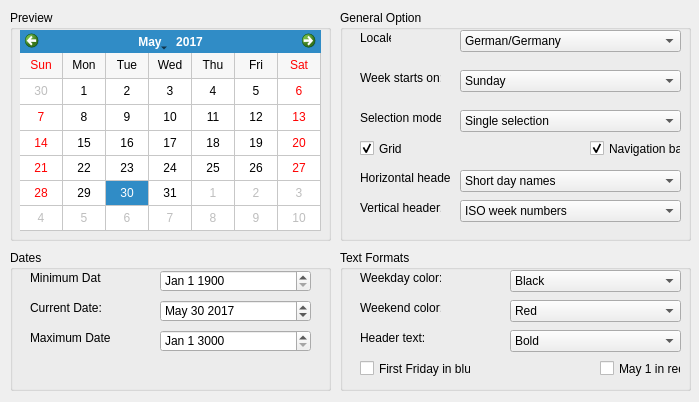
<?xml version="1.0" encoding="UTF-8"?>
<ui version="4.0">
 <class>Frame</class>
 <widget class="QFrame" name="Frame">
  <property name="geometry">
   <rect>
    <x>0</x>
    <y>0</y>
    <width>699</width>
    <height>402</height>
   </rect>
  </property>
  <property name="windowTitle">
   <string>Frame</string>
  </property>
  <widget class="QGroupBox" name="groupBox">
   <property name="geometry">
    <rect>
     <x>10</x>
     <y>10</y>
     <width>321</width>
     <height>231</height>
    </rect>
   </property>
   <property name="title">
    <string>Preview</string>
   </property>
   <widget class="QCalendarWidget" name="calendarWidget">
    <property name="geometry">
     <rect>
      <x>10</x>
      <y>20</y>
      <width>301</width>
      <height>201</height>
     </rect>
    </property>
    <property name="mouseTracking">
     <bool>false</bool>
    </property>
    <property name="tabletTracking">
     <bool>false</bool>
    </property>
    <property name="focusPolicy">
     <enum>Qt::StrongFocus</enum>
    </property>
    <property name="contextMenuPolicy">
     <enum>Qt::DefaultContextMenu</enum>
    </property>
    <property name="acceptDrops">
     <bool>false</bool>
    </property>
    <property name="autoFillBackground">
     <bool>true</bool>
    </property>
    <property name="locale">
     <locale language="English" country="UnitedStates"/>
    </property>
    <property name="selectedDate">
     <date>
      <year>2017</year>
      <month>5</month>
      <day>30</day>
     </date>
    </property>
    <property name="gridVisible">
     <bool>true</bool>
    </property>
    <property name="selectionMode">
     <enum>QCalendarWidget::SingleSelection</enum>
    </property>
    <property name="horizontalHeaderFormat">
     <enum>QCalendarWidget::ShortDayNames</enum>
    </property>
    <property name="verticalHeaderFormat">
     <enum>QCalendarWidget::NoVerticalHeader</enum>
    </property>
    <property name="navigationBarVisible">
     <bool>true</bool>
    </property>
    <property name="dateEditEnabled">
     <bool>true</bool>
    </property>
   </widget>
  </widget>
  <widget class="QGroupBox" name="groupBox_2">
   <property name="geometry">
    <rect>
     <x>10</x>
     <y>250</y>
     <width>321</width>
     <height>141</height>
    </rect>
   </property>
   <property name="title">
    <string>Dates</string>
   </property>
   <widget class="QLabel" name="label">
    <property name="geometry">
     <rect>
      <x>20</x>
      <y>20</y>
      <width>71</width>
      <height>16</height>
     </rect>
    </property>
    <property name="text">
     <string>Minimum Date:</string>
    </property>
   </widget>
   <widget class="QLabel" name="label_2">
    <property name="geometry">
     <rect>
      <x>20</x>
      <y>50</y>
      <width>71</width>
      <height>16</height>
     </rect>
    </property>
    <property name="text">
     <string>Current Date:</string>
    </property>
   </widget>
   <widget class="QLabel" name="label_3">
    <property name="geometry">
     <rect>
      <x>20</x>
      <y>80</y>
      <width>81</width>
      <height>16</height>
     </rect>
    </property>
    <property name="text">
     <string>Maximum Date:</string>
    </property>
   </widget>
   <widget class="QDateEdit" name="dateEdit">
    <property name="geometry">
     <rect>
      <x>150</x>
      <y>20</y>
      <width>151</width>
      <height>22</height>
     </rect>
    </property>
    <property name="mouseTracking">
     <bool>false</bool>
    </property>
    <property name="contextMenuPolicy">
     <enum>Qt::DefaultContextMenu</enum>
    </property>
    <property name="locale">
     <locale language="English" country="UnitedStates"/>
    </property>
    <property name="inputMethodHints">
     <set>Qt::ImhPreferNumbers</set>
    </property>
    <property name="showGroupSeparator" stdset="0">
     <bool>false</bool>
    </property>
    <property name="minimumDate">
     <date>
      <year>1900</year>
      <month>1</month>
      <day>1</day>
     </date>
    </property>
    <property name="displayFormat">
     <string>MMM d yyyy</string>
    </property>
    <property name="calendarPopup">
     <bool>false</bool>
    </property>
    <property name="date">
     <date>
      <year>1900</year>
      <month>1</month>
      <day>1</day>
     </date>
    </property>
   </widget>
   <widget class="QDateEdit" name="dateEdit_2">
    <property name="geometry">
     <rect>
      <x>150</x>
      <y>50</y>
      <width>151</width>
      <height>22</height>
     </rect>
    </property>
    <property name="locale">
     <locale language="English" country="UnitedStates"/>
    </property>
    <property name="maximumDate">
     <date>
      <year>3000</year>
      <month>1</month>
      <day>1</day>
     </date>
    </property>
    <property name="displayFormat">
     <string>MMM d yyyy</string>
    </property>
    <property name="date">
     <date>
      <year>2017</year>
      <month>5</month>
      <day>30</day>
     </date>
    </property>
   </widget>
   <widget class="QDateEdit" name="dateEdit_3">
    <property name="geometry">
     <rect>
      <x>150</x>
      <y>80</y>
      <width>151</width>
      <height>22</height>
     </rect>
    </property>
    <property name="locale">
     <locale language="English" country="UnitedStates"/>
    </property>
    <property name="currentSection">
     <enum>QDateTimeEdit::MonthSection</enum>
    </property>
    <property name="displayFormat">
     <string>MMM d yyyy</string>
    </property>
    <property name="timeSpec">
     <enum>Qt::LocalTime</enum>
    </property>
    <property name="date">
     <date>
      <year>3000</year>
      <month>1</month>
      <day>1</day>
     </date>
    </property>
   </widget>
  </widget>
  <widget class="QGroupBox" name="groupBox_3">
   <property name="geometry">
    <rect>
     <x>340</x>
     <y>10</y>
     <width>351</width>
     <height>231</height>
    </rect>
   </property>
   <property name="title">
    <string>General Option</string>
   </property>
   <widget class="QLabel" name="label_4">
    <property name="geometry">
     <rect>
      <x>20</x>
      <y>20</y>
      <width>31</width>
      <height>16</height>
     </rect>
    </property>
    <property name="text">
     <string>Locale</string>
    </property>
   </widget>
   <widget class="QLabel" name="label_5">
    <property name="geometry">
     <rect>
      <x>20</x>
      <y>60</y>
      <width>81</width>
      <height>16</height>
     </rect>
    </property>
    <property name="text">
     <string>Week starts on:</string>
    </property>
   </widget>
   <widget class="QLabel" name="label_6">
    <property name="geometry">
     <rect>
      <x>20</x>
      <y>100</y>
      <width>81</width>
      <height>16</height>
     </rect>
    </property>
    <property name="text">
     <string>Selection mode:</string>
    </property>
   </widget>
   <widget class="QComboBox" name="comboBox">
    <property name="geometry">
     <rect>
      <x>120</x>
      <y>20</y>
      <width>221</width>
      <height>22</height>
     </rect>
    </property>
    <property name="editable">
     <bool>false</bool>
    </property>
    <item>
     <property name="text">
      <string>German/Germany</string>
     </property>
    </item>
   </widget>
   <widget class="QComboBox" name="comboBox_2">
    <property name="geometry">
     <rect>
      <x>120</x>
      <y>60</y>
      <width>221</width>
      <height>22</height>
     </rect>
    </property>
    <item>
     <property name="text">
      <string>Sunday</string>
     </property>
    </item>
   </widget>
   <widget class="QComboBox" name="comboBox_3">
    <property name="geometry">
     <rect>
      <x>120</x>
      <y>100</y>
      <width>221</width>
      <height>22</height>
     </rect>
    </property>
    <item>
     <property name="text">
      <string>Single selection</string>
     </property>
    </item>
   </widget>
   <widget class="QComboBox" name="comboBox_4">
    <property name="geometry">
     <rect>
      <x>120</x>
      <y>160</y>
      <width>221</width>
      <height>22</height>
     </rect>
    </property>
    <item>
     <property name="text">
      <string>Short day names</string>
     </property>
    </item>
   </widget>
   <widget class="QCheckBox" name="checkBox">
    <property name="geometry">
     <rect>
      <x>20</x>
      <y>130</y>
      <width>70</width>
      <height>17</height>
     </rect>
    </property>
    <property name="sizePolicy">
     <sizepolicy hsizetype="Minimum" vsizetype="Fixed">
      <horstretch>0</horstretch>
      <verstretch>0</verstretch>
     </sizepolicy>
    </property>
    <property name="sizeIncrement">
     <size>
      <width>0</width>
      <height>0</height>
     </size>
    </property>
    <property name="font">
     <font>
      <weight>50</weight>
      <bold>false</bold>
      <stylestrategy>PreferDefault</stylestrategy>
     </font>
    </property>
    <property name="contextMenuPolicy">
     <enum>Qt::DefaultContextMenu</enum>
    </property>
    <property name="acceptDrops">
     <bool>false</bool>
    </property>
    <property name="autoFillBackground">
     <bool>false</bool>
    </property>
    <property name="text">
     <string>Grid</string>
    </property>
    <property name="checked">
     <bool>true</bool>
    </property>
    <property name="tristate">
     <bool>false</bool>
    </property>
   </widget>
   <widget class="QCheckBox" name="checkBox_2">
    <property name="geometry">
     <rect>
      <x>250</x>
      <y>130</y>
      <width>91</width>
      <height>17</height>
     </rect>
    </property>
    <property name="text">
     <string>Navigation bar</string>
    </property>
    <property name="checked">
     <bool>true</bool>
    </property>
   </widget>
   <widget class="QLabel" name="label_7">
    <property name="geometry">
     <rect>
      <x>20</x>
      <y>160</y>
      <width>91</width>
      <height>16</height>
     </rect>
    </property>
    <property name="text">
     <string>Horizontal header:</string>
    </property>
   </widget>
   <widget class="QLabel" name="label_8">
    <property name="geometry">
     <rect>
      <x>20</x>
      <y>190</y>
      <width>81</width>
      <height>16</height>
     </rect>
    </property>
    <property name="text">
     <string>Vertical header:</string>
    </property>
   </widget>
   <widget class="QComboBox" name="comboBox_5">
    <property name="geometry">
     <rect>
      <x>120</x>
      <y>190</y>
      <width>221</width>
      <height>22</height>
     </rect>
    </property>
    <item>
     <property name="text">
      <string>ISO week numbers</string>
     </property>
    </item>
   </widget>
  </widget>
  <widget class="QGroupBox" name="groupBox_4">
   <property name="geometry">
    <rect>
     <x>340</x>
     <y>250</y>
     <width>351</width>
     <height>141</height>
    </rect>
   </property>
   <property name="title">
    <string>Text Formats</string>
   </property>
   <widget class="QLabel" name="label_9">
    <property name="geometry">
     <rect>
      <x>20</x>
      <y>20</y>
      <width>81</width>
      <height>16</height>
     </rect>
    </property>
    <property name="text">
     <string>Weekday color:</string>
    </property>
   </widget>
   <widget class="QLabel" name="label_10">
    <property name="geometry">
     <rect>
      <x>20</x>
      <y>50</y>
      <width>81</width>
      <height>16</height>
     </rect>
    </property>
    <property name="text">
     <string>Weekend color:</string>
    </property>
   </widget>
   <widget class="QLabel" name="label_11">
    <property name="geometry">
     <rect>
      <x>20</x>
      <y>80</y>
      <width>81</width>
      <height>16</height>
     </rect>
    </property>
    <property name="text">
     <string>Header text:</string>
    </property>
   </widget>
   <widget class="QComboBox" name="comboBox_6">
    <property name="geometry">
     <rect>
      <x>170</x>
      <y>20</y>
      <width>171</width>
      <height>22</height>
     </rect>
    </property>
    <property name="editable">
     <bool>false</bool>
    </property>
    <item>
     <property name="text">
      <string>Black</string>
     </property>
    </item>
   </widget>
   <widget class="QComboBox" name="comboBox_7">
    <property name="geometry">
     <rect>
      <x>170</x>
      <y>50</y>
      <width>171</width>
      <height>22</height>
     </rect>
    </property>
    <item>
     <property name="text">
      <string>Red</string>
     </property>
    </item>
   </widget>
   <widget class="QComboBox" name="comboBox_8">
    <property name="geometry">
     <rect>
      <x>170</x>
      <y>80</y>
      <width>171</width>
      <height>22</height>
     </rect>
    </property>
    <item>
     <property name="text">
      <string>Bold</string>
     </property>
    </item>
   </widget>
   <widget class="QCheckBox" name="checkBox_3">
    <property name="geometry">
     <rect>
      <x>20</x>
      <y>110</y>
      <width>111</width>
      <height>17</height>
     </rect>
    </property>
    <property name="text">
     <string>First Friday in blue</string>
    </property>
    <property name="checked">
     <bool>false</bool>
    </property>
   </widget>
   <widget class="QCheckBox" name="checkBox_4">
    <property name="geometry">
     <rect>
      <x>260</x>
      <y>110</y>
      <width>81</width>
      <height>17</height>
     </rect>
    </property>
    <property name="text">
     <string>May 1 in red</string>
    </property>
    <property name="checked">
     <bool>false</bool>
    </property>
   </widget>
  </widget>
 </widget>
 <resources/>
 <connections/>
</ui>
